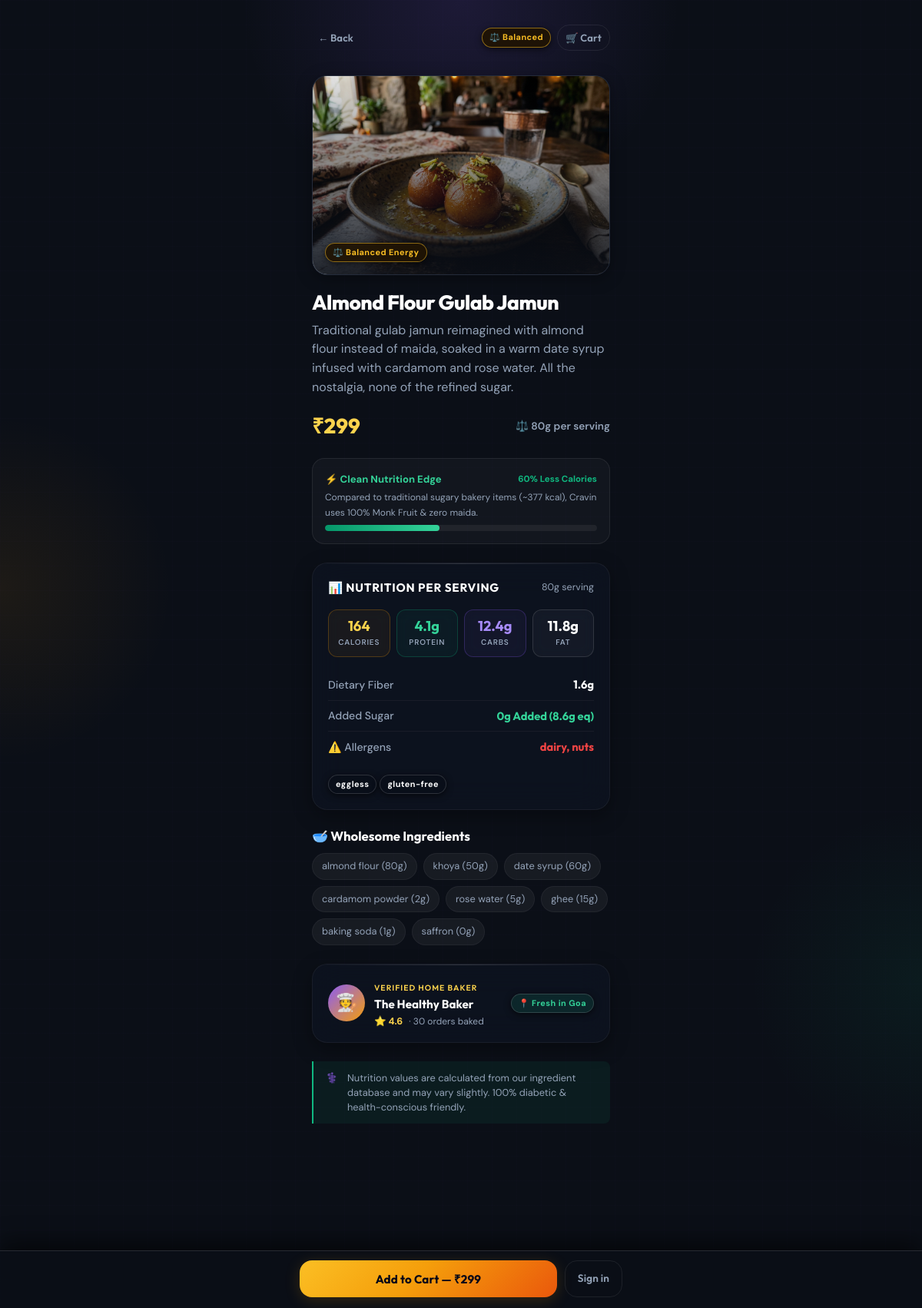
Screenshot of /app/dessert/29bfe173-1080-48f9-bbb6-454ffee04ed5 with the database file from the repository.
### app/models/dessert.py (models this page shows, shortened)
class Dessert(Base):
    __tablename__ = "desserts"
    id: Mapped[str] = mapped_column(String(36), primary_key=True, default=lambda: str(uuid.uuid4()))
    name: Mapped[str] = mapped_column(String(200))
    description: Mapped[str] = mapped_column(Text, default="")
    short_description: Mapped[str] = mapped_column(String(300), default="")
    image_url: Mapped[str | None] = mapped_column(String(500), nullable=True)
    base_ingredients: Mapped[list] = mapped_column(JSON, default=list)
    recipe_steps: Mapped[list] = mapped_column(JSON, default=list)
    serving_size_g: Mapped[float] = mapped_column(Float, default=100.0)
    servings_per_recipe: Mapped[int] = mapped_column(Integer, default=1)
    calories: Mapped[float] = mapped_column(Float, default=0.0)
    protein_g: Mapped[float] = mapped_column(Float, default=0.0)
    carbs_g: Mapped[float] = mapped_column(Float, default=0.0)
    fat_g: Mapped[float] = mapped_column(Float, default=0.0)
    fiber_g: Mapped[float] = mapped_column(Float, default=0.0)
    sugar_equivalent_g: Mapped[float] = mapped_column(Float, default=0.0)
    full_nutrition: Mapped[dict | None] = mapped_column(JSON, nullable=True)
    tag: Mapped[str] = mapped_column(String(20), default="balanced")  # light, balanced, heavy
    allergens: Mapped[list] = mapped_column(JSON, default=list)  # ["nuts", "dairy", "gluten"]
    dietary_flags: Mapped[list] = mapped_column(JSON, default=list)  # ["vegan", "eggless", "gluten-free"]
    price: Mapped[float] = mapped_column(Float, default=0.0)  # INR
    is_ai_generated: Mapped[bool] = mapped_column(Boolean, default=False)
    ai_generation_prompt: Mapped[str | None] = mapped_column(Text, nullable=True)
    approval_status: Mapped[str] = mapped_column(String(20), default="approved")
    approved_by: Mapped[str | None] = mapped_column(String(36), nullable=True)
    baker_id: Mapped[str | None] = mapped_column(String(36), ForeignKey("bakers.id"), nullable=True)
    is_active: Mapped[bool] = mapped_column(Boolean, default=True)
    is_signature: Mapped[bool] = mapped_column(Boolean, default=False)  # platform signature items
    order_count: Mapped[int] = mapped_column(Integer, default=0)
    created_at: Mapped[datetime] = mapped_column(DateTime, default=datetime.utcnow)
    updated_at: Mapped[datetime] = mapped_column(DateTime, default=datetime.utcnow, onupdate=datetime.utcnow)
    baker: Mapped["Baker | None"] = relationship("Baker", back_populates="desserts", lazy="selectin")
    ingredients: Mapped[list["DessertIngredient"]] = relationship("DessertIngredient", back_populates="dessert", lazy="selectin")
    modifiers: Mapped[list["DessertModifier"]] = relationship("DessertModifier", back_populates="dessert", lazy="selectin")

### app/models/baker.py (models this page shows, shortened)
class Baker(Base):
    __tablename__ = "bakers"
    id: Mapped[str] = mapped_column(String(36), primary_key=True, default=lambda: str(uuid.uuid4()))
    user_id: Mapped[str] = mapped_column(String(36), ForeignKey("users.id"), unique=True)
    business_name: Mapped[str | None] = mapped_column(String(200), nullable=True)
    bio: Mapped[str | None] = mapped_column(Text, nullable=True)
    skills: Mapped[list] = mapped_column(JSON, default=list)
    specialties: Mapped[list] = mapped_column(JSON, default=list)
    fssai_number: Mapped[str | None] = mapped_column(String(20), nullable=True)
    fssai_verified: Mapped[bool] = mapped_column(Boolean, default=False)
    kitchen_photos: Mapped[list] = mapped_column(JSON, default=list)
    sample_photos: Mapped[list] = mapped_column(JSON, default=list)
    city: Mapped[str | None] = mapped_column(String(100), nullable=True)
    area: Mapped[str | None] = mapped_column(String(200), nullable=True)
    latitude: Mapped[float | None] = mapped_column(Float, nullable=True)
    longitude: Mapped[float | None] = mapped_column(Float, nullable=True)
    delivery_radius_km: Mapped[float] = mapped_column(Float, default=5.0)
    availability: Mapped[dict | None] = mapped_column(JSON, nullable=True)
    accepts_ai_custom_orders: Mapped[bool] = mapped_column(Boolean, default=True)
    max_daily_orders: Mapped[int] = mapped_column(Integer, default=10)
    status: Mapped[str] = mapped_column(String(30), default=BakerStatus.APPLIED.value)
    avg_rating: Mapped[float] = mapped_column(Float, default=0.0)
    total_reviews: Mapped[int] = mapped_column(Integer, default=0)
    total_orders_completed: Mapped[int] = mapped_column(Integer, default=0)
    avg_prep_time_mins: Mapped[int] = mapped_column(Integer, default=45)
    total_earnings: Mapped[float] = mapped_column(Float, default=0.0)
    pending_payout: Mapped[float] = mapped_column(Float, default=0.0)
    created_at: Mapped[datetime] = mapped_column(DateTime, default=datetime.utcnow)
    approved_at: Mapped[datetime | None] = mapped_column(DateTime, nullable=True)
    updated_at: Mapped[datetime] = mapped_column(DateTime, default=datetime.utcnow, onupdate=datetime.utcnow)
    user: Mapped["User"] = relationship("User", lazy="selectin")
    orders: Mapped[list["Order"]] = relationship("Order", back_populates="baker", lazy="selectin")
    reviews: Mapped[list["Review"]] = relationship("Review", back_populates="baker", lazy="selectin")
    desserts: Mapped[list["Dessert"]] = relationship("Dessert", back_populates="baker", lazy="selectin")

### app/main.py (the view)
@app.get("/app/dessert/{dessert_id}", response_class=HTMLResponse)
async def customer_dessert_detail(dessert_id: str, request: Request, db: AsyncSession = Depends(get_db)):
    user = await get_template_user(request, db)
    result = await db.execute(select(Dessert).where(Dessert.id == dessert_id))
    dessert = result.scalar_one_or_none()
    if not dessert:
        return RedirectResponse(url="/app/")
    baker_info = None
    if dessert.baker_id:
        baker_result = await db.execute(select(Baker).where(Baker.id == dessert.baker_id))
        baker = baker_result.scalar_one_or_none()
        if baker:
            baker_user_result = await db.execute(select(User).where(User.id == baker.user_id))
            baker_user = baker_user_result.scalar_one_or_none()
            baker_info = {
                "name": baker_user.full_name if baker_user else baker.business_name,
                "business_name": baker.business_name,
                "avg_rating": baker.avg_rating,
                "total_orders": baker.total_orders_completed,
            }
    return TR(request, "customer/dessert_detail.html", {
        "user": user, "dessert": dessert, "baker": baker_info,
    })

### app/templates/customer/dessert_detail.html (shortened to what this page needs)
{% extends "base.html" %}
{% block content %}
<div class="page-content" style="padding-bottom: 120px;">
    <div class="top-bar">
        <a href="/app/" class="btn btn-ghost btn-sm" style="padding: 4px 8px;">← Back</a>
        <div class="flex items-center gap-2">
            <span class="tag tag-{{ dessert.tag }}">
                {% if dessert.tag == 'light' %}🌿 Light{% elif dessert.tag == 'heavy' %}🍫 Heavy{% else %}⚖️ Balanced{% endif %}
            </span>
            <a href="/app/cart" class="btn btn-outline btn-sm" style="position: relative; display: inline-flex; align-items: center; gap: 6px; padding: 4px 10px;">
                <span>🛒 Cart</span>
            </a>
        </div>
    </div>
    <div class="card-img-container mb-5 animate-fade-in-up" style="position: relative; width: 100%; height: 260px; border-radius: var(--radius-xl); overflow: hidden; background: #18202F; border: 1px solid var(--border-subtle); box-shadow: var(--shadow-md);">
        {% if dessert.image_url %}
        <img src="{{ dessert.image_url }}" alt="{{ dessert.name }}" class="food-img" style="width: 100%; height: 100%; object-fit: cover;">
        {% else %}
        <div style="width: 100%; height: 100%; display: flex; align-items: center; justify-content: center; font-size: 5rem;">🍰</div>
        {% endif %}
        <div style="position: absolute; bottom: 16px; left: 16px; z-index: 2;">
            <span class="tag tag-{{ dessert.tag }}" style="backdrop-filter: blur(12px); font-size: 0.75rem; font-weight: 700; border-width: 1.5px;">
                {% if dessert.tag == 'light' %}🌿 Light Category{% elif dessert.tag == 'heavy' %}🍫 Heavy Indulgence{% else %}⚖️ Balanced Energy{% endif %}
            </span>
        </div>
    </div>
    <h1 style="font-size: 1.65rem; font-weight: 800; color: #FFFFFF; margin-bottom: var(--space-2);">{{ dessert.name }}</h1>
    <p class="text-subtitle mb-4" style="color: var(--text-secondary); line-height: 1.55;">{{ dessert.description }}</p>
    <div class="flex items-center justify-between mb-5">
        <span style="font-family: var(--font-display); font-weight: 800; font-size: 1.7rem; color: var(--honey-light);">₹{{ dessert.price|int }}</span>
        <span class="text-muted" style="font-size: 0.85rem; font-weight: 600;">⚖️ {{ dessert.serving_size_g|int }}g per serving</span>
    </div>
    <div class="macro-compare-card mb-6 animate-fade-in-up">
        <div class="flex items-center justify-between mb-1">
            <span style="font-size: 0.82rem; font-weight: 700; color: var(--pista-light); display: flex; align-items: center; gap: 4px;">
                ⚡ Clean Nutrition Edge
            </span>
            <span style="font-size: 0.72rem; color: var(--pista); font-weight: 700;">60% Less Calories</span>
        </div>
        <p style="font-size: 0.75rem; color: var(--text-secondary); margin-bottom: 6px;">
            Compared to traditional sugary bakery items (~{{ (dessert.calories * 2.3)|int }} kcal), Cravin uses 100% Monk Fruit & zero maida.
        </p>
        <div class="macro-compare-track">
            <div class="macro-compare-fill" style="width: 42%;"></div>
        </div>
    </div>
    <div class="card mb-6 animate-fade-in-up" style="border: 1px solid var(--border-subtle); background: var(--bg-surface-glass);">
        <div class="card-body" style="padding: var(--space-5);">
            <div class="flex items-center justify-between mb-4">
                <span style="font-family: var(--font-display); font-weight: 700; font-size: 0.95rem; color: #FFFFFF; text-transform: uppercase; letter-spacing: 0.05em;">
                    📊 Nutrition per serving
                </span>
                <span class="text-muted" style="font-size: 0.78rem;">{{ dessert.serving_size_g|int }}g serving</span>
            </div>
            <div class="macro-stat-grid mb-4">
                <div class="mini-stat-card" style="border-color: rgba(245, 158, 11, 0.25); background: rgba(245, 158, 11, 0.05);">
                    <div class="stat-number" style="color: var(--honey-light);">{{ dessert.calories|int }}</div>
                    <div class="stat-label">CALORIES</div>
                </div>
                <div class="mini-stat-card" style="border-color: rgba(16, 185, 129, 0.25); background: rgba(16, 185, 129, 0.05);">
                    <div class="stat-number" style="color: var(--pista-light);">{{ dessert.protein_g|round(1) }}g</div>
                    <div class="stat-label">PROTEIN</div>
                </div>
                <div class="mini-stat-card" style="border-color: rgba(139, 92, 246, 0.25); background: rgba(139, 92, 246, 0.05);">
                    <div class="stat-number" style="color: var(--jamun-light);">{{ dessert.carbs_g|round(1) }}g</div>
                    <div class="stat-label">CARBS</div>
                </div>
                <div class="mini-stat-card" style="border-color: rgba(255, 255, 255, 0.12);">
                    <div class="stat-number">{{ dessert.fat_g|round(1) }}g</div>
                    <div class="stat-label">FAT</div>
                </div>
            </div>
            <div class="nutrition-row" style="border-bottom: 1px solid var(--border-subtle);">
                <span class="label">Dietary Fiber</span>
                <span class="value">{{ dessert.fiber_g|round(1) }}g</span>
            </div>
            <div class="nutrition-row" style="border-bottom: 1px solid var(--border-subtle);">
                <span class="label">Added Sugar</span>
                <span class="value" style="color: var(--pista-light);">0g Added ({{ dessert.sugar_equivalent_g|round(1) }}g eq)</span>
            </div>
            {% if dessert.allergens %}
            <div class="nutrition-row" style="border-bottom: none;">
                <span class="label">⚠️ Allergens</span>
                <span class="value" style="color: var(--danger);">{{ dessert.allergens|join(', ') }}</span>
            </div>
            {% endif %}
            {% if dessert.dietary_flags %}
            <div class="flex flex-wrap gap-1 mt-4">
                {% for flag in dessert.dietary_flags %}
                <span class="soft-tag">{{ flag }}</span>
                {% endfor %}
            </div>
            {% endif %}
        </div>
    </div>
    <div class="mb-6">
        <h3 class="mb-3" style="font-size: 1.05rem; color: #FFFFFF;">🥣 Wholesome Ingredients</h3>
        <div style="display: flex; flex-wrap: wrap; gap: var(--space-2);">
            {% for ing in dessert.base_ingredients %}
            <span style="padding: 6px 12px; background: rgba(255, 255, 255, 0.05); border: 1px solid var(--border-subtle); border-radius: var(--radius-full); font-size: 0.8rem; color: var(--text-secondary);">
                {{ ing.name }} ({{ ing.quantity_g|int }}g)
            </span>
            {% endfor %}
        </div>
    </div>
    {% if baker %}
    <div class="card mb-6" style="border: 1px solid var(--border-subtle); background: var(--bg-surface-glass);">
        <div class="card-body flex items-center justify-between" style="padding: var(--space-4) var(--space-5);">
            <div class="flex items-center gap-3">
                <div style="width: 48px; height: 48px; border-radius: 50%; background: linear-gradient(135deg, var(--jamun), var(--honey)); display: flex; align-items: center; justify-content: center; font-size: 1.4rem;">🧑‍🍳</div>
                <div>
                    <span class="text-label" style="font-size: 0.65rem; color: var(--honey-light);">VERIFIED HOME BAKER</span>
                    <h4 style="font-size: 0.95rem; margin-top: 1px; color: #FFFFFF;">{{ baker.business_name or baker.name }}</h4>
                    <div class="flex items-center gap-2 mt-1">
                        <span style="color: var(--honey-light); font-size: 0.78rem; font-weight: 700;">⭐ {{ baker.avg_rating }}</span>
                        <span class="text-muted" style="font-size: 0.75rem;">· {{ baker.total_orders }} orders baked</span>
                    </div>
                </div>
            </div>
            <span class="soft-tag" style="background: rgba(16, 185, 129, 0.12); color: var(--pista-light); font-size: 0.7rem; font-weight: 700;">
                📍 Fresh in Goa
            </span>
        </div>
    </div>
    {% endif %}
    <div class="disclaimer mb-6">
        <span>⚕️</span>
        <span>Nutrition values are calculated from our ingredient database and may vary slightly. 100% diabetic & health-conscious friendly.</span>
    </div>
</div>
<div class="sticky-bottom-action">
    <div class="container" style="padding: 0; display: flex; gap: 10px;">
        <button class="btn btn-primary" style="flex: 1; font-weight: 700; font-size: 0.95rem;" onclick="addToCart()">
            Add to Cart — ₹{{ dessert.price|int }}
        </button>
        {% if user %}
        <a href="/app/customizer/{{ dessert.id }}" class="btn btn-secondary" style="padding: 0 18px; font-weight: 700; font-size: 0.92rem; white-space: nowrap;">
            ✨ AI Studio
        </a>
        {% else %}
        <a href="/app/login" class="btn btn-outline" style="padding: 0 16px; font-size: 0.85rem;">Sign in</a>
        {% endif %}
    </div>
</div>
{% endblock %}

### app/templates/base.html (style rules this page uses)
.page-content { animation: fadeInUp 0.4s cubic-bezier(0.16, 1, 0.3, 1); }
.tag, .soft-tag { display: inline-flex !important; align-items: center !important; gap: 4px !important; padding: 3px 9px !important; border-radius: 9999px !important; font-family: inherit !important; font-weight: 700 !important; font-size: 0.68rem !important; letter-spacing: 0.04em !important; backdrop-filter: blur(10px) !important; -webkit-backdrop-filter: blur(10px) !important; box-shadow: 0 2px 8px rgba(0, 0, 0, 0.6) !important; }
.tag-balanced { background: rgba(32, 20, 4, 0.92) !important; color: #FBBF24 !important; border: 1px solid rgba(251, 191, 36, 0.5) !important; }

### rows the page displays
Dessert: image_url (picture), name "Almond Flour Gulab Jamun", description "Traditional gulab jamun reimagined with almond flour instead of maida, soaked in a warm date syrup infused with cardamom and rose water. All the nostalgia, none of the refined sugar.", price "299", serving_size_g "80", (dessert.calories*2.3)|int "377", calories "164", protein_g "4.1", carbs_g "12.4", fat_g "11.8", fiber_g "1.6", sugar_equivalent_g "8.6", allergens "dairy, nuts"
Baker: business_name "The Healthy Baker", avg_rating "4.6"

### other values shown
{{ flag }} "eggless" "gluten-free"
{{ ing.name }} "almond flour" "khoya" "date syrup" "cardamom powder" "rose water" "ghee" "baking soda" "saffron"
{{ ing.quantity_g|int }} "80" "50" "60" "2" "5" "15" "1" "0"
{{ baker.total_orders }} "30"
